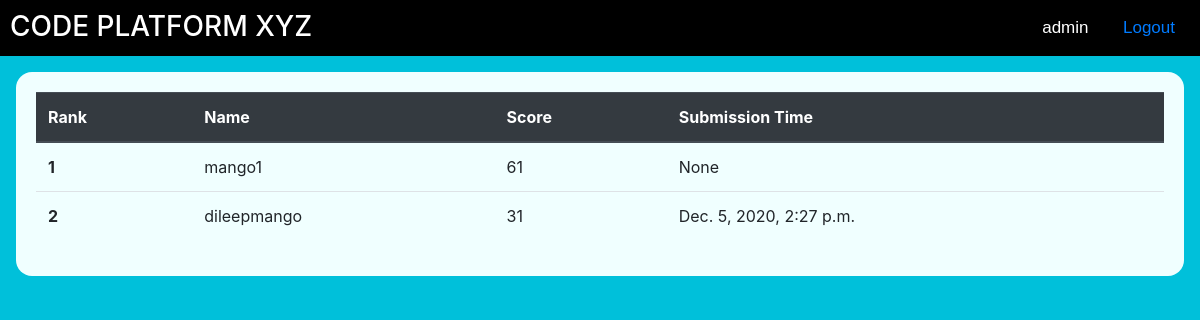
Page /Hack Mania/results (signed in) on the committed database.
### contest/models.py (models this page shows, shortened)
class ContestResult(models.Model):
    participant = models.ForeignKey(Participant, on_delete=models.CASCADE)
    contest_name = models.ForeignKey(Contest, to_field="cname",on_delete=models.CASCADE)
    rank = models.IntegerField()
    class Meta:
        unique_together = ('contest_name', 'rank',)

class Participant(models.Model):
    user = models.ForeignKey(get_user_model(),on_delete=models.CASCADE)
    score = models.IntegerField(default=0)
    start_time = models.DateTimeField(auto_now_add=True)
    contest = models.ForeignKey(Contest, on_delete=models.CASCADE)
    rank = models.IntegerField(default=9999999)
    submition_time = models.DateTimeField(null=True, blank=True)
    class Meta:
        constraints = [
            models.UniqueConstraint(fields=['user', 'contest'], name='Unique user for contest')
        ]

### contest/views.py (the view)
# urls.py: path('<cname>/results', views.result_pg),
@login_required(login_url='/accounts/login')
def result_pg(request, cname):
    results = ContestResult.objects.filter(contest_name=cname).order_by("rank")
    template = loader.get_template('results.html')
    context = {"results":results}
    return HttpResponse(template.render(context,request))

### templates/results.html (shortened to what this page needs)
{% load static %}
<!DOCTYPE html>
<html lang="en">
<head>
    <link rel="stylesheet" href="https://maxcdn.bootstrapcdn.com/bootstrap/4.4.1/css/bootstrap.min.css">
    <link rel="stylesheet" href="{% static 'css/main.css' %} ">
</head>
<body style="background:rgb(0, 192, 218) ">
    <nav>
        <h1 style="width: fit-content;
            font-size: 1.75rem;
            padding: 10px;">
            CODE PLATFORM XYZ
        </h1>
        <ul id="navelements">
            <div class="loginsignup">
                <li class="username">{{ user.username }}</li>
                <li><a href="{% url 'logout' %}">Logout</a></li>
            </div>
        </ul>
    </nav>
    <br><br><br>
    <div style="background: azure;padding: 20px; border-radius: 1rem;border:2rem;margin-left: 1rem;margin-right: 1rem">
        <table class="table table-hover">
            <thead class="thead-dark">
                <tr>
                    <th scope="col">Rank</th>
                    <th scope="col">Name</th>
                    <th scope="col">Score</th>
                    <th scope="col">Submission Time</th>
                </tr>
            </thead>
            <tbody>
                {% for result in results%}
                <tr>
                    <th scope="row">{{result.rank}}</th>
                    <td>{{result.participant.user.username}}</td>
                    <td>{{result.participant.score}}</td>
                    <td>{{result.participant.submition_time}}</td>
                </tr>
                {% endfor %}
            </tbody>
        </table>
    </div>
</body>
</html>

### static/css/main.css (style rules this page uses)
* { word-wrap: break-word; }
nav { background-color: black; height: 3.5em; position: fixed; z-index: 100; color: white; width: 100%; }
#navelements { position: absolute; top: 15px; right: 10px; display: inline-block; }
.username,.loginsignup,.username :hover { display: inline; background-color: transparent; }
nav li { text-decoration: none; font-family: Verdana, Arial, sans-serif; font-size: 17px; display: inline; padding-left: 15px; padding-right: 15px; padding-top: 5px; padding-bottom: 5px; }
li { display: list-item; list-style-type: none; }

### rows in the picture
ContestResult: rank "1", participant.user.username "mango1", participant.score "61", participant.submition_time "None"
ContestResult: rank "2", participant.user.username "dileepmango", participant.score "31", participant.submition_time "Dec. 5, 2020, 2:27 p.m."

### other values in the picture
{{ user.username }} "admin"
